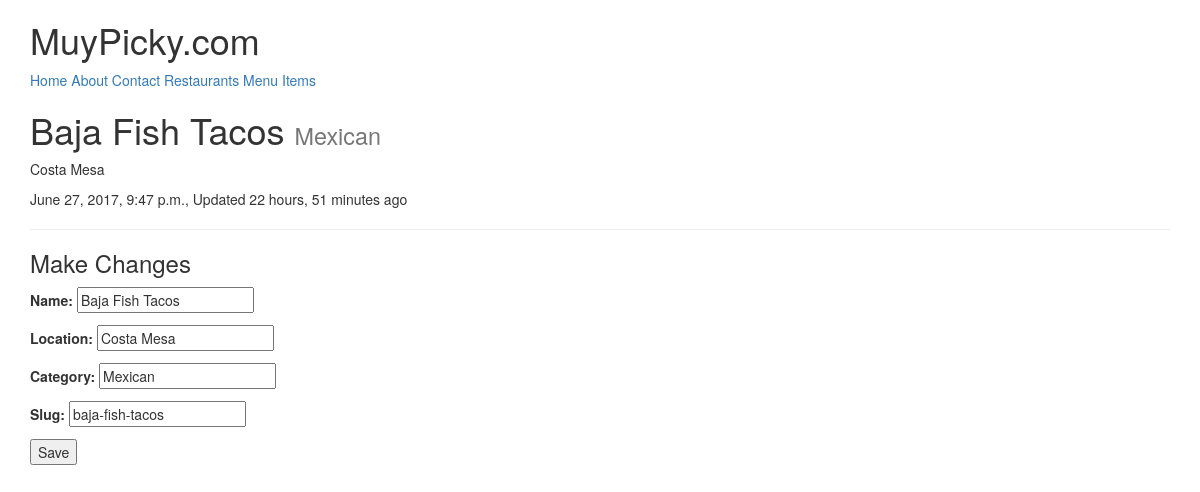
/restaurants/baja-fish-tacos/ (signed in), run on the app's committed database.
### restaurants/models.py (models this page shows, shortened)
class RestaurantLocation(models.Model):
    owner           = models.ForeignKey(User) # class_instance.model_set.all() # Django Models Unleashed JOINCFE.com
    name            = models.CharField(max_length=120)
    location        = models.CharField(max_length=120, null=True, blank=True)
    category        = models.CharField(max_length=120, null=True, blank=True, validators=[validate_category])
    timestamp       = models.DateTimeField(auto_now_add=True)
    updated         = models.DateTimeField(auto_now=True)
    slug            = models.SlugField(null=True, blank=True)
    objects = RestaurantLocationManager()
    @property
    def title(self):
        return self.name

### restaurants/views.py (the view)
# urls.py: url(r'^(?P<slug>[\w-]+)/$', RestaurantUpdateView.as_view(), name='detail'),
class RestaurantUpdateView(LoginRequiredMixin, UpdateView):
    form_class = RestaurantLocationCreateForm
    login_url = '/login/'
    template_name = 'restaurants/detail-update.html'
    def get_context_data(self, *args, **kwargs):
        context = super(RestaurantUpdateView, self).get_context_data(*args, **kwargs)
        name = self.get_object().name
        context['title'] = f'Update Restaurant: {name}'
        return context
    def get_queryset(self):
        return RestaurantLocation.objects.filter(owner=self.request.user)

### restaurants/forms.py (shortened to what this page needs)
class RestaurantLocationCreateForm(forms.ModelForm):
    class Meta:
        model = RestaurantLocation
        fields = [
            'name',
            'location',
            'category',
            'slug',
        ]

### restaurants/models.py (called while the page is built)
    def get_queryset(self):
        return RestaurantLocationQuerySet(self.model, using=self._db)

### restaurants/templates/restaurants/detail-update.html (shortened to what this page needs)
{% extends "base.html" %}
{% block content %}
<h1>{{ form.instance.title }} <small> {{ form.instance.category }}</small></h1>
<p>{{ form.instance.location }}</p>
<p>{{ form.instance.timestamp }}, Updated {{ form.instance.updated|timesince }} ago</p>
<hr/>
<h3>Make Changes</h3>
{% include 'snippets/form-snippet.html' with form=form %}
{% endblock %}

### templates/snippets/form-snippet.html (shortened to what this page needs)
<form method='POST'> {% csrf_token %}
    {{ form.as_p }}
    <button type='submit'>Save</button>
</form>

### data on the page
RestaurantLocation: instance "Baja Fish Tacos", instance.category "Mexican", instance.location "Costa Mesa", instance.timestamp "June 27, 2017, 9:47 p.m.", instance.updated "22 hours, 51 minutes", name "Baja Fish Tacos", location "Costa Mesa", category "Mexican", slug "baja-fish-tacos"
